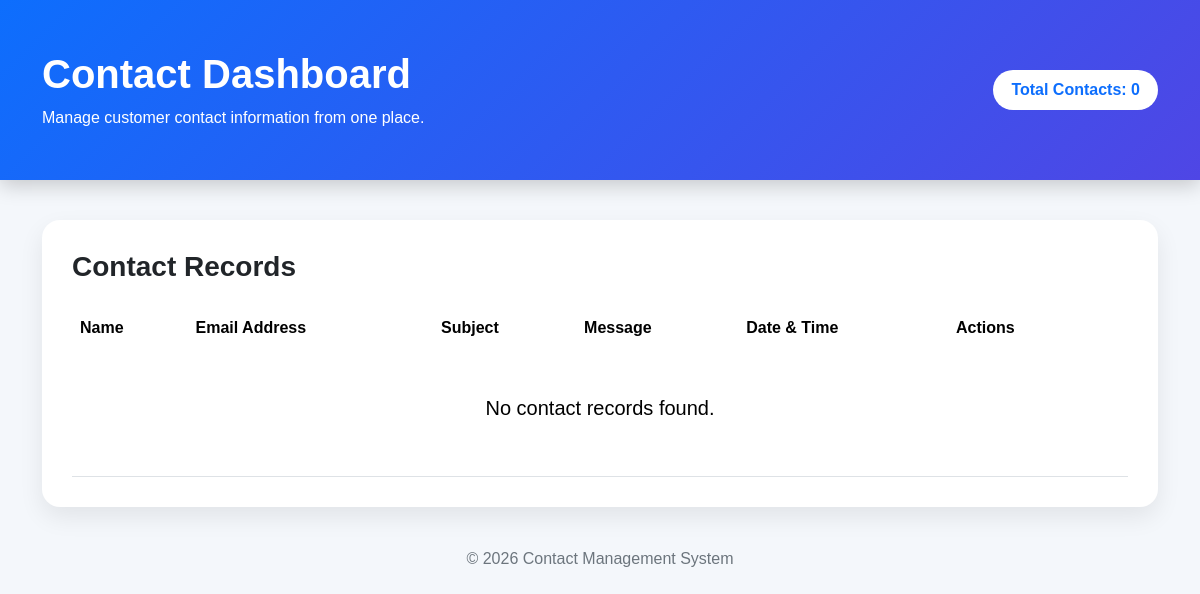
/show/, run on an earlier commit of the app's database.
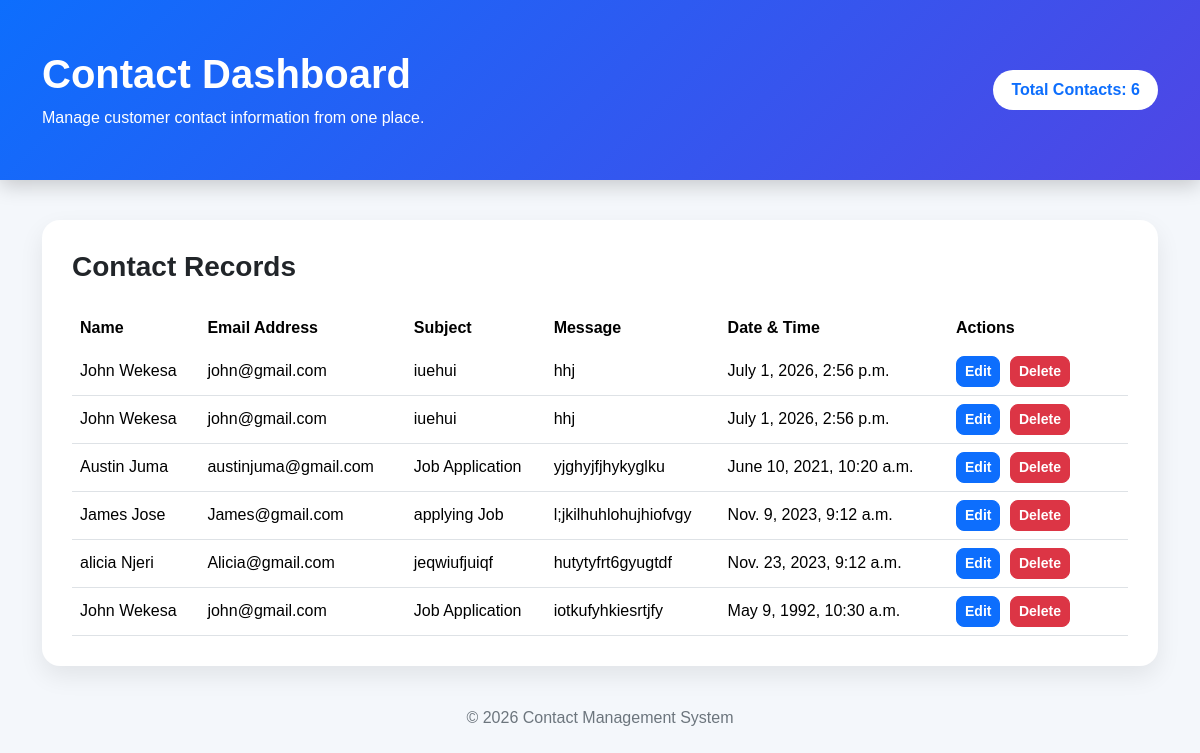
And on a later commit of the database.
### Genesisapp/models.py (models this page shows, shortened)
class contact1(models.Model):
    name = models.CharField(max_length=20)
    email = models.EmailField()
    subject = models.CharField(max_length=200)
    message = models.TextField()
    time = models.DateTimeField()

### Genesisapp/views.py (the view)
# urls.py: path('show/', views.show, name = 'show'),
def show(request):
        all = contact1.objects.all()
        return render(request, 'show.html' , {'all':all})     #function to display a page for all info

### templates/show.html (shortened to what this page needs)
<!DOCTYPE html>
<html lang="en">
<head>
    {% load static %}
    <link rel="stylesheet" href="{% static 'assets/vendor/bootstrap/css/bootstrap.min.css' %}">
</head>
<body>
<div class="hero">
    <div class="container">
        <div class="d-flex justify-content-between align-items-center flex-wrap">
            <div>
                <h1>Contact Dashboard</h1>
                <p class="mb-0">
                    Manage customer contact information from one place.
                </p>
            </div>
            <div class="badge-count">
                Total Contacts: {{ all|length }}
            </div>
        </div>
    </div>
</div>
<div class="container">
    <div class="table-container">
        <div class="d-flex justify-content-between align-items-center mb-4">
            <h3 class="fw-bold mb-0">
                Contact Records
            </h3>
        </div>
        <div class="table-responsive">
            <table class="table table-hover align-middle">
                <thead>
                    <tr>
                        <th>Name</th>
                        <th>Email Address</th>
                        <th>Subject</th>
                        <th>Message</th>
                        <th>Date & Time</th>
                        <th width="180">Actions</th>
                    </tr>
                </thead>
                <tbody>
                {% for contact in all %}
                    <tr>
                        <td>{{ contact.name }}</td>
                        <td>{{ contact.email }}</td>
                        <td>{{ contact.subject }}</td>
                        <td class="message">
                            {{ contact.message }}
                        </td>
                        <td>{{ contact.time }}</td>
                        <td>
                            <a href="/edit/{{ contact.id }}" class="btn btn-primary btn-sm">
                                Edit
                            </a>
                            <a href="/delete/{{ contact.id }}" class="btn btn-danger btn-sm">
                                Delete
                            </a>
                        </td>
                    </tr>
                {% empty %}
                    <tr>
                        <td colspan="6" class="text-center py-5">
                            <h5>No contact records found.</h5>
                        </td>
                    </tr>
                {% endfor %}
                </tbody>
            </table>
        </div>
    </div>
</div>
<footer>
    © 2026 Contact Management System
</footer>
</body>
</html>

### templates/show.html (style rules this page uses)
body { background:#f4f7fb; font-family:Arial, Helvetica, sans-serif; }
.hero { background:linear-gradient(135deg,#0d6efd,#4f46e5); color:white; padding:50px 0; margin-bottom:40px; box-shadow:0 5px 20px rgba(0,0,0,.2); }
.hero h1 { font-weight:bold; }
.table-container { background:white; border-radius:18px; padding:30px; box-shadow:0 10px 25px rgba(0,0,0,.08); }
.table { margin-bottom:0; }
.table thead { background:#0d6efd; color:white; }
.table thead th { border:none; }
.table tbody tr { transition:.3s; }
.btn { border-radius:8px; font-weight:600; }
.btn-primary { margin-right:5px; }
.badge-count { background:white; color:#0d6efd; padding:8px 18px; border-radius:50px; font-size:16px; font-weight:bold; }
td { vertical-align:middle; }
.message { max-width:300px; white-space:nowrap; overflow:hidden; text-overflow:ellipsis; }
footer { text-align:center; margin:40px 0; color:#6c757d; }

What changed in the data, as far as the page shows it:
added contact1: name "John Wekesa", email "john@gmail.com", subject "iuehui", message "hhj", time "July 1, 2026, 2:56 p.m."
added contact1: name "John Wekesa", email "john@gmail.com", subject "iuehui", message "hhj", time "July 1, 2026, 2:56 p.m."
added contact1: name "Austin Juma", email "austinjuma@gmail.com", subject "Job Application", message "yjghyjfjhykyglku", time "June 10, 2021, 10:20 a.m."
added contact1: name "James Jose", email "James@gmail.com", subject "applying Job", message "l;jkilhuhlohujhiofvgy", time "Nov. 9, 2023, 9:12 a.m."
added contact1: name "alicia Njeri", email "Alicia@gmail.com", subject "jeqwiufjuiqf", message "hutytyfrt6gyugtdf", time "Nov. 23, 2023, 9:12 a.m."
added contact1: name "John Wekesa", email "john@gmail.com", subject "Job Application", message "iotkufyhkiesrtjfy", time "May 9, 1992, 10:30 a.m."
Also different on the page:
{{ all|length }}: "0" → "6"
text no longer shown: "No contact records found."
